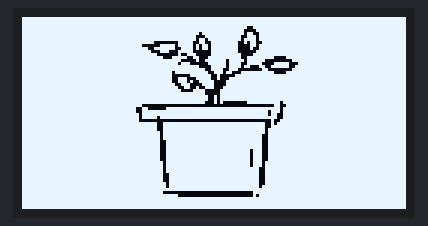
The sketch below on a simulated Arduino Uno, built with avr-gcc and run on an emulated ATmega328P. Parts: 128×64 one-colour display.

Above: at 0.1 s.

The sketch:

Custom_Image.ino
```cpp
#include <SPI.h>
#include <Wire.h>
#include <Adafruit_GFX.h>
#include <Adafruit_SSD1306.h>

Adafruit_SSD1306 display(LED_BUILTIN);

#if (SSD1306_LCDHEIGHT != 64)
#error("Height incorrect");
#endif
const unsigned char myBitmap [] PROGMEM = {
  // 'TEST, 128x64px
  0xff, 0xff, 0xff, 0xff, 0xff, 0xff, 0xff, 0xff, 0xff, 0xff, 0xff, 0xff, 0xff, 0xff, 0xff, 0xff,
  0xff, 0xff, 0xff, 0xff, 0xff, 0xff, 0xff, 0xff, 0xff, 0xff, 0xff, 0xff, 0xff, 0xff, 0xff, 0xff,
  0xff, 0xff, 0xff, 0xff, 0xff, 0xff, 0xff, 0xff, 0xff, 0xff, 0xff, 0xff, 0xff, 0xff, 0xff, 0xff,
  0xff, 0xff, 0xff, 0xff, 0xff, 0xff, 0xff, 0xff, 0xff, 0xe7, 0xff, 0xff, 0xff, 0xff, 0xff, 0xff,
  0xff, 0xff, 0xff, 0xff, 0xff, 0xff, 0xff, 0xff, 0xff, 0xc3, 0xff, 0xff, 0xff, 0xff, 0xff, 0xff,
  0xff, 0xff, 0xff, 0xff, 0xff, 0xff, 0xff, 0xef, 0xff, 0xd9, 0xff, 0xff, 0xff, 0xff, 0xff, 0xff,
  0xff, 0xff, 0xff, 0xff, 0xff, 0xff, 0xff, 0xc7, 0xff, 0x9d, 0xff, 0xff, 0xff, 0xff, 0xff, 0xff,
  0xff, 0xff, 0xff, 0xff, 0xff, 0xff, 0xff, 0xdb, 0xff, 0xbd, 0xff, 0xff, 0xff, 0xff, 0xff, 0xff,
  0xff, 0xff, 0xff, 0xff, 0xff, 0xf0, 0x0f, 0x99, 0xff, 0x2c, 0xff, 0xff, 0xff, 0xff, 0xff, 0xff,
  0xff, 0xff, 0xff, 0xff, 0xff, 0x03, 0xef, 0xad, 0xff, 0x0d, 0xff, 0xff, 0xff, 0xff, 0xff, 0xff,
  0xff, 0xff, 0xff, 0xff, 0xff, 0xcf, 0xe7, 0xad, 0xff, 0x09, 0xff, 0xff, 0xff, 0xff, 0xff, 0xff,
  0xff, 0xff, 0xff, 0xff, 0xff, 0xe3, 0x8f, 0x81, 0xff, 0x03, 0xff, 0xff, 0xff, 0xff, 0xff, 0xff,
  0xff, 0xff, 0xff, 0xff, 0xff, 0xf8, 0x09, 0xc1, 0xff, 0x87, 0xff, 0xff, 0xff, 0xff, 0xff, 0xff,
  0xff, 0xff, 0xff, 0xff, 0xff, 0xfe, 0x3e, 0x63, 0xff, 0x9f, 0xf0, 0xff, 0xff, 0xff, 0xff, 0xff,
  0xff, 0xff, 0xff, 0xff, 0xff, 0xff, 0xf8, 0x27, 0xf7, 0xdf, 0x80, 0x3f, 0xff, 0xff, 0xff, 0xff,
  0xff, 0xff, 0xff, 0xff, 0xff, 0xff, 0xf7, 0x03, 0xf7, 0x9f, 0x0f, 0x8f, 0xff, 0xff, 0xff, 0xff,
  0xff, 0xff, 0xff, 0xff, 0xff, 0xff, 0xff, 0xe1, 0xf7, 0xb1, 0x9f, 0x9f, 0xff, 0xff, 0xff, 0xff,
  0xff, 0xff, 0xff, 0xff, 0xff, 0xff, 0xff, 0xf9, 0xe7, 0x00, 0xc0, 0x3f, 0xff, 0xff, 0xff, 0xff,
  0xff, 0xff, 0xff, 0xff, 0xff, 0xff, 0xdf, 0xfc, 0xec, 0x7f, 0xf0, 0xff, 0xff, 0xff, 0xff, 0xff,
  0xff, 0xff, 0xff, 0xff, 0xff, 0xff, 0xc0, 0xfe, 0x41, 0xff, 0xff, 0xff, 0xff, 0xff, 0xff, 0xff,
  0xff, 0xff, 0xff, 0xff, 0xff, 0xff, 0xce, 0x3e, 0x47, 0xff, 0xff, 0xff, 0xff, 0xff, 0xff, 0xff,
  0xff, 0xff, 0xff, 0xff, 0xff, 0xff, 0xce, 0x9f, 0x0f, 0xff, 0xff, 0xff, 0xff, 0xff, 0xff, 0xff,
  0xff, 0xff, 0xff, 0xff, 0xff, 0xff, 0xe7, 0x0f, 0x0f, 0xff, 0xff, 0xff, 0xff, 0xff, 0xff, 0xff,
  0xff, 0xff, 0xff, 0xff, 0xff, 0xff, 0xf3, 0x27, 0x1f, 0xff, 0xff, 0xff, 0xff, 0xff, 0xff, 0xff,
  0xff, 0xff, 0xff, 0xff, 0xff, 0xff, 0xf8, 0x78, 0x3f, 0xff, 0xff, 0xff, 0xff, 0xff, 0xff, 0xff,
  0xff, 0xff, 0xff, 0xff, 0xff, 0xff, 0xff, 0xf8, 0x3f, 0xff, 0xff, 0xff, 0xff, 0xff, 0xff, 0xff,
  0xff, 0xff, 0xff, 0xff, 0xff, 0xff, 0xff, 0xfc, 0xbf, 0xff, 0xff, 0xff, 0xff, 0xff, 0xff, 0xff,
  0xff, 0xff, 0xff, 0xff, 0xff, 0xff, 0xff, 0xfc, 0xbf, 0xff, 0xff, 0xff, 0xff, 0xff, 0xff, 0xff,
  0xff, 0xff, 0xff, 0xff, 0xff, 0xff, 0xff, 0xf8, 0xa0, 0x1f, 0xfd, 0xff, 0xff, 0xff, 0xff, 0xff,
  0xff, 0xff, 0xff, 0xff, 0xff, 0x00, 0x00, 0x00, 0x00, 0x00, 0x0c, 0xff, 0xff, 0xff, 0xff, 0xff,
  0xff, 0xff, 0xff, 0xff, 0xfc, 0xc0, 0xff, 0xff, 0xff, 0xff, 0xfd, 0xff, 0xff, 0xff, 0xff, 0xff,
  0xff, 0xff, 0xff, 0xff, 0xfc, 0xff, 0xff, 0xff, 0xff, 0xff, 0xdd, 0xff, 0xff, 0xff, 0xff, 0xff,
  0xff, 0xff, 0xff, 0xff, 0xfe, 0xff, 0xff, 0xff, 0xff, 0xff, 0xd9, 0xff, 0xff, 0xff, 0xff, 0xff,
  0xff, 0xff, 0xff, 0xff, 0xfe, 0xfb, 0xff, 0xff, 0xff, 0xff, 0xf9, 0xff, 0xff, 0xff, 0xff, 0xff,
  0xff, 0xff, 0xff, 0xff, 0xfe, 0x00, 0x00, 0x00, 0x00, 0x00, 0x13, 0xff, 0xff, 0xff, 0xff, 0xff,
  0xff, 0xff, 0xff, 0xff, 0xff, 0xf9, 0xff, 0xff, 0xff, 0xff, 0x97, 0xff, 0xff, 0xff, 0xff, 0xff,
  0xff, 0xff, 0xff, 0xff, 0xff, 0xf9, 0xff, 0xff, 0xff, 0xff, 0x9f, 0xff, 0xff, 0xff, 0xff, 0xff,
  0xff, 0xff, 0xff, 0xff, 0xff, 0xf9, 0xff, 0xff, 0xff, 0xff, 0xbf, 0xff, 0xff, 0xff, 0xff, 0xff,
  0xff, 0xff, 0xff, 0xff, 0xff, 0xfd, 0xff, 0xff, 0xff, 0xff, 0xbf, 0xff, 0xff, 0xff, 0xff, 0xff,
  0xff, 0xff, 0xff, 0xff, 0xff, 0xfd, 0xff, 0xff, 0xff, 0xff, 0x3f, 0xff, 0xff, 0xff, 0xff, 0xff,
  0xff, 0xff, 0xff, 0xff, 0xff, 0xfd, 0xff, 0xff, 0xff, 0xff, 0x3f, 0xff, 0xff, 0xff, 0xff, 0xff,
  0xff, 0xff, 0xff, 0xff, 0xff, 0xfc, 0xff, 0xff, 0xff, 0xff, 0x3f, 0xff, 0xff, 0xff, 0xff, 0xff,
  0xff, 0xff, 0xff, 0xff, 0xff, 0xfc, 0xff, 0xff, 0xff, 0xff, 0x3f, 0xff, 0xff, 0xff, 0xff, 0xff,
  0xff, 0xff, 0xff, 0xff, 0xff, 0xfc, 0xff, 0xff, 0xff, 0xff, 0x3f, 0xff, 0xff, 0xff, 0xff, 0xff,
  0xff, 0xff, 0xff, 0xff, 0xff, 0xfc, 0xff, 0xff, 0xff, 0xf7, 0x3f, 0xff, 0xff, 0xff, 0xff, 0xff,
  0xff, 0xff, 0xff, 0xff, 0xff, 0xfc, 0xff, 0xff, 0xff, 0xf7, 0x3f, 0xff, 0xff, 0xff, 0xff, 0xff,
  0xff, 0xff, 0xff, 0xff, 0xff, 0xfc, 0xff, 0xff, 0xff, 0xf7, 0x3f, 0xff, 0xff, 0xff, 0xff, 0xff,
  0xff, 0xff, 0xff, 0xff, 0xff, 0xfc, 0xff, 0xff, 0xff, 0xf7, 0x3f, 0xff, 0xff, 0xff, 0xff, 0xff,
  0xff, 0xff, 0xff, 0xff, 0xff, 0xfe, 0xff, 0xff, 0xff, 0xf7, 0x7f, 0xff, 0xff, 0xff, 0xff, 0xff,
  0xff, 0xff, 0xff, 0xff, 0xff, 0xfe, 0xff, 0xff, 0xff, 0xf7, 0x7f, 0xff, 0xff, 0xff, 0xff, 0xff,
  0xff, 0xff, 0xff, 0xff, 0xff, 0xfe, 0xff, 0xff, 0xff, 0xfe, 0x7f, 0xff, 0xff, 0xff, 0xff, 0xff,
  0xff, 0xff, 0xff, 0xff, 0xff, 0xfe, 0xff, 0xff, 0xff, 0xfe, 0x7f, 0xff, 0xff, 0xff, 0xff, 0xff,
  0xff, 0xff, 0xff, 0xff, 0xff, 0xfe, 0x7f, 0xff, 0xff, 0xfe, 0x7f, 0xff, 0xff, 0xff, 0xff, 0xff,
  0xff, 0xff, 0xff, 0xff, 0xff, 0xfe, 0x7f, 0xff, 0xff, 0xfe, 0x7f, 0xff, 0xff, 0xff, 0xff, 0xff,
  0xff, 0xff, 0xff, 0xff, 0xff, 0xfe, 0x7f, 0xff, 0xff, 0xfe, 0x7f, 0xff, 0xff, 0xff, 0xff, 0xff,
  0xff, 0xff, 0xff, 0xff, 0xff, 0xff, 0x7f, 0xff, 0xff, 0xfe, 0x7f, 0xff, 0xff, 0xff, 0xff, 0xff,
  0xff, 0xff, 0xff, 0xff, 0xff, 0xff, 0x7f, 0xff, 0xff, 0xfe, 0xff, 0xff, 0xff, 0xff, 0xff, 0xff,
  0xff, 0xff, 0xff, 0xff, 0xff, 0xff, 0xff, 0xff, 0xff, 0xff, 0xff, 0xff, 0xff, 0xff, 0xff, 0xff,
  0xff, 0xff, 0xff, 0xff, 0xff, 0xfe, 0x00, 0x00, 0x00, 0x07, 0xff, 0xff, 0xff, 0xff, 0xff, 0xff,
  0xff, 0xff, 0xff, 0xff, 0xff, 0xff, 0xf0, 0x00, 0x00, 0x05, 0xff, 0xff, 0xff, 0xff, 0xff, 0xff,
  0xff, 0xff, 0xff, 0xff, 0xff, 0xff, 0xff, 0xff, 0xff, 0xff, 0xff, 0xff, 0xff, 0xff, 0xff, 0xff,
  0xff, 0xff, 0xff, 0xff, 0xff, 0xff, 0xff, 0xff, 0xff, 0xff, 0xff, 0xff, 0xff, 0xff, 0xff, 0xff,
  0xff, 0xff, 0xff, 0xff, 0xff, 0xff, 0xff, 0xff, 0xff, 0xff, 0xff, 0xff, 0xff, 0xff, 0xff, 0xff,
  0xff, 0xff, 0xff, 0xff, 0xff, 0xff, 0xff, 0xff, 0xff, 0xff, 0xff, 0xff, 0xff, 0xff, 0xff, 0xff
};


void setup()   {
  display.begin(SSD1306_SWITCHCAPVCC, 0x3C,false);  // initialize with the I2C addr 0x3C (for the 128x64)
  display.clearDisplay();
  display.drawBitmap(0, 0, myBitmap, 128, 64, WHITE);
  display.display();
}


void loop() {
}
```
